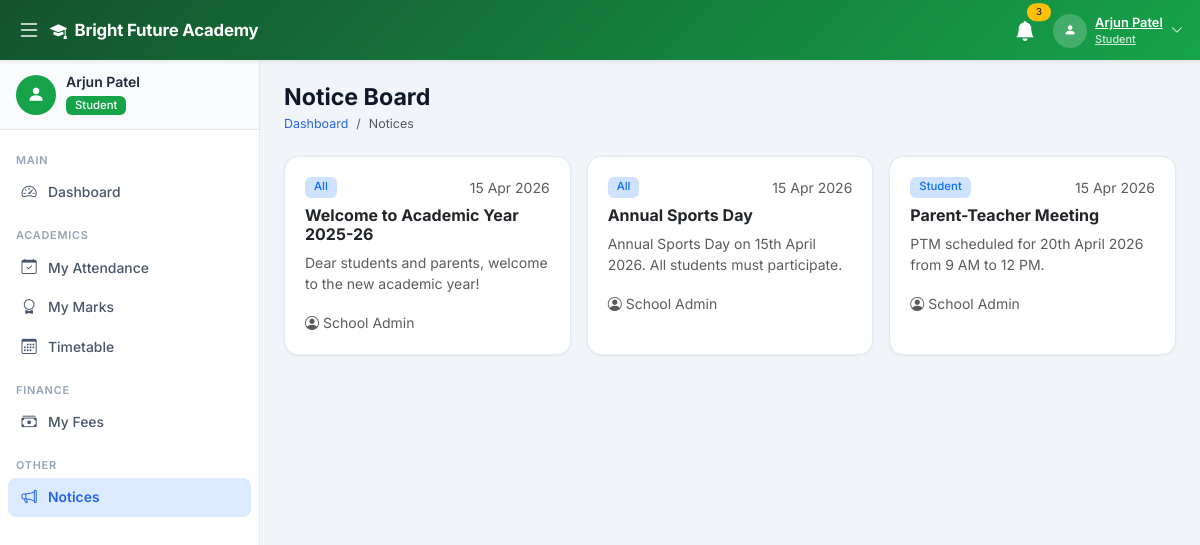
/student/notices.php (signed in), run on the app's committed database.
### tables this page shows
CREATE TABLE IF NOT EXISTS settings (
    id INT AUTO_INCREMENT PRIMARY KEY,
    setting_key VARCHAR(100) UNIQUE NOT NULL,
    setting_value TEXT,
    setting_group VARCHAR(50) DEFAULT 'general',
    updated_at TIMESTAMP DEFAULT CURRENT_TIMESTAMP ON UPDATE CURRENT_TIMESTAMP
);

CREATE TABLE IF NOT EXISTS notices (
    id INT AUTO_INCREMENT PRIMARY KEY,
    title VARCHAR(200) NOT NULL,
    content TEXT NOT NULL,
    target_role ENUM('all','developer','admin','teacher','student') DEFAULT 'all',
    published_by INT NOT NULL,
    is_published TINYINT(1) DEFAULT 1,
    created_at TIMESTAMP DEFAULT CURRENT_TIMESTAMP,
    FOREIGN KEY (published_by) REFERENCES users(id) ON DELETE CASCADE
);

CREATE TABLE IF NOT EXISTS users (
    id INT AUTO_INCREMENT PRIMARY KEY,
    name VARCHAR(100) NOT NULL,
    email VARCHAR(100) UNIQUE NOT NULL,
    password VARCHAR(255) NOT NULL,
    role ENUM('developer','admin','teacher','student') NOT NULL,
    phone VARCHAR(20),
    address TEXT,
    profile_pic VARCHAR(255) DEFAULT 'default.png',
    status ENUM('active','inactive') DEFAULT 'active',
    created_at TIMESTAMP DEFAULT CURRENT_TIMESTAMP
);

### config/db.php (called while the page is built, shortened)
<?php
function getDB() {
    static $conn = null;
    if ($conn === null) {
        $conn = new mysqli(DB_HOST, DB_USER, DB_PASS, DB_NAME);
        $conn->set_charset('utf8mb4');
    }
    return $conn;
}
function getSetting($key, $default = '') {
    $db  = getDB();
    $key = $db->real_escape_string($key);
    $res = $db->query("SELECT setting_value FROM settings WHERE setting_key='$key' LIMIT 1");
    if ($res && $res->num_rows > 0) {
        return $res->fetch_assoc()['setting_value'];
    }
    return $default;
}
function formatDate($d) {
    return $d ? date('d M Y', strtotime($d)) : '-';
}

### student/notices.php (the view, shortened to what this page needs)
<?php
require_once '../config/db.php';
$db = getDB();
$notices = $db->query("SELECT n.*,u.name as author FROM notices n JOIN users u ON n.published_by=u.id WHERE n.target_role IN ('all','student') AND n.is_published=1 ORDER BY n.created_at DESC");
?>
<?php include '../includes/header.php'; ?>
<?php include '../includes/sidebar.php'; ?>
<div class="main-content" id="mainContent"><div class="sidebar-overlay" id="sidebarOverlay"></div>
<div class="page-header"><h2>Notice Board</h2><nav><ol class="breadcrumb mb-0"><li class="breadcrumb-item"><a href="dashboard.php">Dashboard</a></li><li class="breadcrumb-item active">Notices</li></ol></nav></div>
<div class="row g-3">
<?php while ($n=$notices->fetch_assoc()): ?>
<div class="col-md-6 col-xl-4"><div class="card h-100"><div class="card-body">
    <div class="d-flex justify-content-between mb-2"><span class="badge bg-primary-subtle text-primary"><?= ucfirst($n['target_role']) ?></span><small class="text-muted"><?= formatDate($n['created_at']) ?></small></div>
    <h6 class="fw-700"><?= htmlspecialchars($n['title']) ?></h6>
    <p class="text-muted small"><?= nl2br(htmlspecialchars($n['content'])) ?></p>
    <small class="text-muted"><i class="bi bi-person-circle me-1"></i><?= htmlspecialchars($n['author']) ?></small>
</div></div></div>
<?php endwhile; ?>
</div>
</div>
<?php include '../includes/footer.php'; ?>

### includes/header.php (shortened to what this page needs)
<!DOCTYPE html>
<html lang="en">
<head>
    <link href="https://cdn.jsdelivr.net/npm/bootstrap@5.3.2/dist/css/bootstrap.min.css" rel="stylesheet">
    <link href="https://cdn.jsdelivr.net/npm/bootstrap-icons@1.11.3/font/bootstrap-icons.css" rel="stylesheet">
    <link href="<?= APP_URL ?>/assets/css/style.css" rel="stylesheet">
</head>
<body>
<?php
$role        = $_SESSION['role'] ?? '';
$navGradient = [
    'developer' => 'background:linear-gradient(135deg,#4c1d95,#7c3aed)',
    'admin'     => 'background:linear-gradient(135deg,#991b1b,#dc2626)',
    'teacher'   => 'background:linear-gradient(135deg,#1e3a8a,#2563eb)',
    'student'   => 'background:linear-gradient(135deg,#14532d,#16a34a)',
];
$navStyle = $navGradient[$role] ?? $navGradient['admin'];
?>
<nav class="navbar navbar-dark fixed-top shadow-sm" id="topNav" style="<?= $navStyle ?>;height:var(--nav-h)">
    <div class="container-fluid">
        <button class="btn btn-link text-white me-1 p-1" id="sidebarToggle">
            <i class="bi bi-list fs-4"></i>
        </button>
        <a class="navbar-brand fw-700 d-flex align-items-center gap-2" href="<?= APP_URL ?>">
            <i class="bi bi-mortarboard-fill"></i>
            <span><?= htmlspecialchars(getSetting('school_name', APP_NAME)) ?></span>
        </a>
        <div class="ms-auto d-flex align-items-center gap-2">
            <div class="dropdown">
                <button class="btn btn-link text-white position-relative p-1" data-bs-toggle="dropdown">
                    <i class="bi bi-bell-fill fs-5"></i>
                    <span class="position-absolute top-0 start-100 translate-middle badge rounded-pill bg-warning text-dark" style="font-size:.6rem">3</span>
                </button>
            </div>
            <div class="dropdown">
                <button class="btn btn-link text-white d-flex align-items-center gap-2 p-1" data-bs-toggle="dropdown">
                    <div class="avatar-circle">
                        <i class="bi bi-person-fill small"></i>
                    </div>
                    <div class="d-none d-md-block text-start">
                        <div class="fw-600" style="font-size:.8rem;line-height:1.2"><?= htmlspecialchars(mb_strimwidth($_SESSION['name'] ?? 'User', 0, 18, '...')) ?></div>
                        <div style="font-size:.68rem;opacity:.8"><?= ucfirst($role) ?></div>
                    </div>
                    <i class="bi bi-chevron-down small d-none d-md-inline"></i>
                </button>
            </div>
        </div>
    </div>
</nav>
<div class="wrapper d-flex">

### assets/css/style.css (style rules this page uses)
:root { --sidebar-w: 260px; --sidebar-sm: 68px; --nav-h: 60px; --primary: #2563eb; --primary-dark: #1d4ed8; --success: #16a34a; --warning: #d97706; --danger: #dc2626; --info: #0891b2; --body-bg: #f1f5f9; --card-bg: #ffffff; --border: #e2e8f0; --text-muted: #64748b; --dev-color: #7c3aed; }
*, *::before, *::after { box-sizing: border-box; }
body { font-family: 'Inter', -apple-system, BlinkMacSystemFont, 'Segoe UI', sans-serif; background: var(--body-bg); color: #1e293b; overflow-x: hidden; }
#topNav { height: var(--nav-h); z-index: 1050; }
.navbar-brand { font-size: 1.05rem; letter-spacing: -.2px; }
.avatar-circle { width: 34px; height: 34px; border-radius: 50%; background: rgba(255,255,255,.2); display: flex; align-items: center; justify-content: center; }
.wrapper { margin-top: var(--nav-h); }
.main-content { margin-left: var(--sidebar-w); min-height: calc(100vh - var(--nav-h)); padding: 24px; transition: margin-left .25s ease; }
.page-header { margin-bottom: 22px; }
.page-header h2 { font-size: 1.45rem; font-weight: 700; color: #0f172a; margin: 0; }
.page-header .breadcrumb { font-size: .78rem; margin: 3px 0 0; }
.page-header .breadcrumb-item a { color: var(--primary); text-decoration: none; }
.card { border: 1px solid var(--border); border-radius: 14px; background: #fff; box-shadow: 0 1px 3px rgba(0,0,0,.05); }
.card-body { padding: 20px; }
.badge { font-weight: 500; padding: 4px 9px; border-radius: 6px; font-size: .71rem; }
.btn { border-radius: 8px; font-weight: 500; font-size: .875rem; }
.fw-600 { font-weight: 600; }
.fw-700 { font-weight: 700; }

### data on the page
settings: setting_value "Bright Future Academy"
notices: target_role "All", created_at "15 Apr 2026", title "Welcome to Academic Year 2025-26", content "Dear students and parents, welcome to the new academic year!", published_by.name "School Admin"
notices: target_role "All", created_at "15 Apr 2026", title "Annual Sports Day", content "Annual Sports Day on 15th April 2026. All students must participate.", published_by.name "School Admin"
notices: target_role "Student", created_at "15 Apr 2026", title "Parent-Teacher Meeting", content "PTM scheduled for 20th April 2026 from 9 AM to 12 PM.", published_by.name "School Admin"

### other printed values
mb_strimwidth($_SESSION['name'] ?? 'User', 0, 18, '...') "Arjun Patel"
$role "Student"
mb_strimwidth($_SESSION['name'] ?? '', 0, 22, '...') "Arjun Patel"
$label "Dashboard My Attendance My Marks Timetable My Fees Notices"
